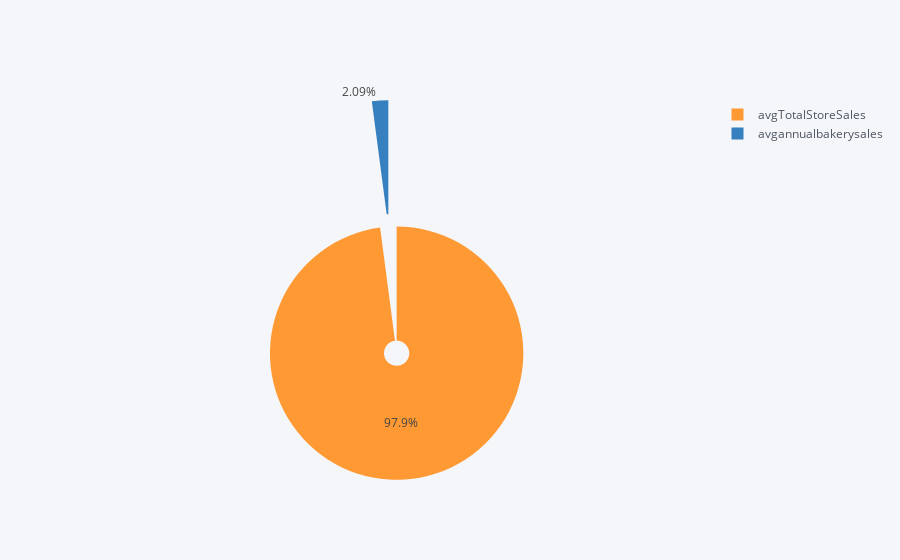

Notebook code for this chart:
### Code cell
# avg store sales and avg bakery sales
avgpie = pd.DataFrame(columns=['SalesIndex', 'values'])
avgpie=avgpie.append({'SalesIndex':'avgTotalStoreSales','values':df_final.totalstoresales.mean()},ignore_index=True)
avgpie=avgpie.append({'SalesIndex':'avgannualbakerysales','values':df_final.annualbakerysales.mean()},ignore_index=True)

avgpie.iplot(kind='pie',labels='SalesIndex',values='values',pull=0.5,hole=0.1)

### Figure 1 — Plotly figure (JSON) as saved in the notebook; plotly's stock layout.template omitted (floating-point values rounded to 4 significant figures)
{"data": [{"hole": 0.1, "labels": ["avgTotalStoreSales", "avgannualbakerysales"], "marker": {"colors": ["rgba(255, 153, 51, 1.0)", "rgba(55, 128, 191, 1.0)"]}, "name": "", "pull": 0.5, "type": "pie", "values": [30290000.0, 645000.0]}], "layout": {"legend": {"bgcolor": "#F5F6F9", "font": {"color": "#4D5663"}}, "paper_bgcolor": "#F5F6F9", "plot_bgcolor": "#F5F6F9", "titlefont": {"color": "#4D5663"}}}
